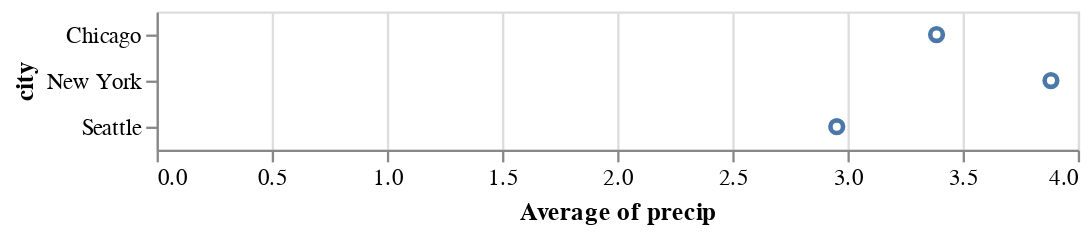

The code cell stored with this chart in its notebook:
### Markdown cell above
## Data Transformation: Aggregation

To allow for more flexibility in how data are visualized, Altair has a built-in syntax for *aggregation* of data. For example, we can compute the average of all values by specifying an aggregation function along with the field name:

### Code cell
alt.Chart(df).mark_point().encode(
    x='average(precip)',
    y='city'
)

### Figure 1 — Vega-Lite specification as saved in the notebook (floating-point values rounded to 4 significant figures)
{"config": {"view": {"continuousWidth": 400, "continuousHeight": 300}}, "data": {"name": "data-fdfbb22e8e0e89f6556d8a3b434b0c97"}, "mark": "point", "encoding": {"x": {"aggregate": "average", "field": "precip", "type": "quantitative"}, "y": {"field": "city", "type": "nominal"}}, "$schema": "https://vega.github.io/schema/vega-lite/v4.17.0.json", "datasets": {"data-fdfbb22e8e0e89f6556d8a3b434b0c97": [{"city": "Seattle", "month": "Apr", "precip": 2.68}, {"city": "Seattle", "month": "Aug", "precip": 0.87}, {"city": "Seattle", "month": "Dec", "precip": 5.31}, {"city": "New York", "month": "Apr", "precip": 3.94}, {"city": "New York", "month": "Aug", "precip": 4.13}, {"city": "New York", "month": "Dec", "precip": 3.58}, {"city": "Chicago", "month": "Apr", "precip": 3.62}, {"city": "Chicago", "month": "Aug", "precip": 3.98}, {"city": "Chicago", "month": "Dec", "precip": 2.56}]}}
